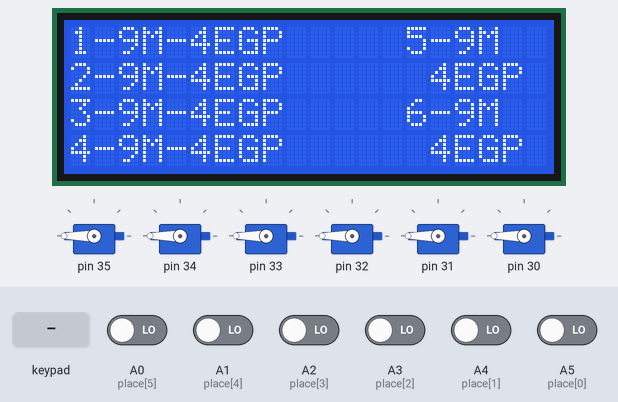
The sketch below on a simulated Arduino Mega 2560, built with avr-gcc and run on an emulated ATmega2560. Shown: 6 × servo, 20×4 character LCD. Inputs (shaded band) come from the test bench; at power-on: A0 (place[5]), A1 (place[4]), A2 (place[3]), A3 (place[2]), A4 (place[1]), A5 (place[0]) LOW.

Above: at 10.5 s.
10.6 s: key '1' pressed
At 11.38 s:
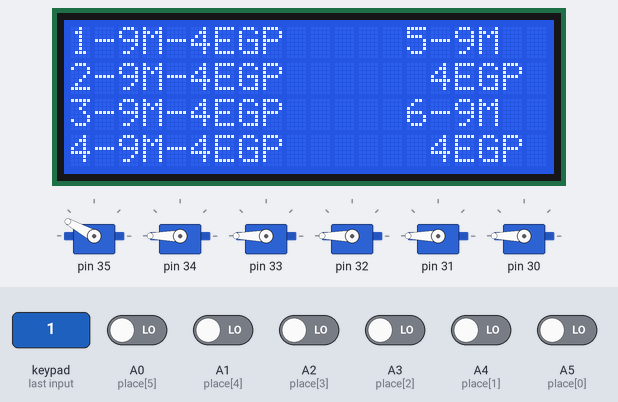
At 12.7 s:
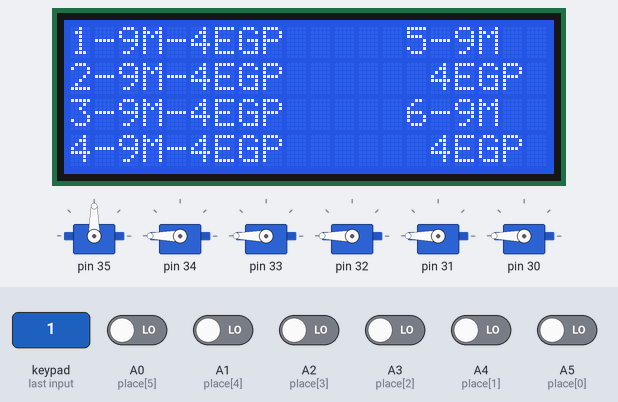
13.3 s: keypad keys 2 5 pressed 1.285 s apart
17.3 s: A4 (place[1]) driven HIGH
19.7 s: A4 (place[1]) driven LOW
At 22.5 s:
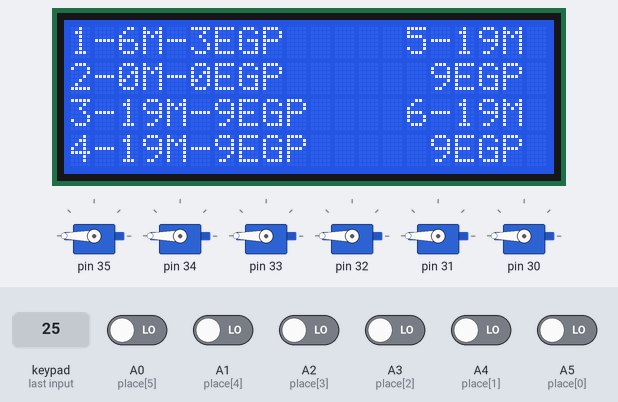
23.0 s: key '3' pressed
26.0 s: A1 (place[4]) driven HIGH
At 27.4 s:
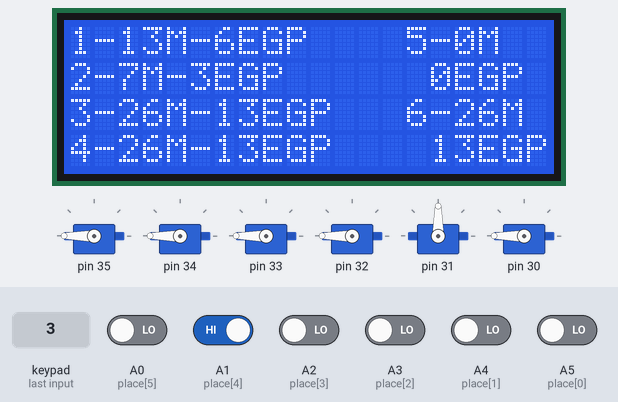
Timing chart, 0 to 30.8 s (numbered marks = the images above; inputs shaded):
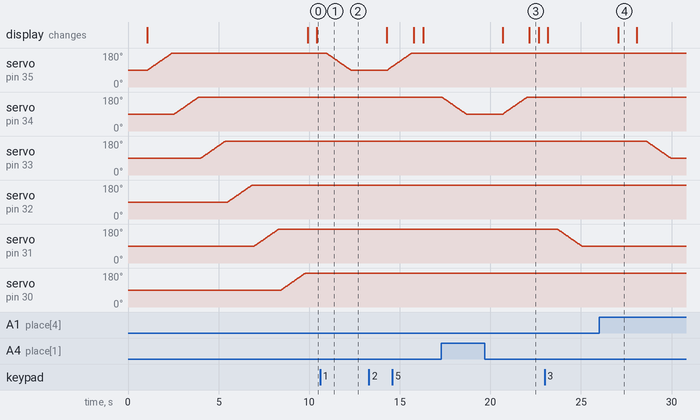

Measured:
- after the input at 10.6 s, servo on pin 35: moves from 180° to 90° over 1.4 s, starting after 0.34 s
- after the input at 19.7 s, servo on pin 34: moves from 90° to 180° over 1.3 s, starting after 1.0 s; servo on pin 31: stays 180° (without the input it goes to 179° after 2.5 s)
- after the input at 26.0 s, servo on pin 31: stays 90° (without the input it goes to 92° after 1.1 s)
- what the display in image 3 shows lasts 0.5 s, from 22.2 s to 22.7 s
- what the display in image 4 shows lasts 1.0 s, from 27.1 s to 28.1 s

The sketch:

final_code_for_pricing_system.ino
```cpp
#include <Wire.h>
// new lcd library should install
#include <LiquidCrystal.h>
LiquidCrystal lcd(53, 52, 48, 49, 50, 51);

#include <Keypad.h>
const byte rows = 4;
const byte columns = 4;
char buttons[rows][columns] = {
  {'1','2','3','A'},
  {'4','5','6','B'},
  {'7','8','9','C'},
  {'*','0','#','D'}
};
byte rowP[rows] = {29, 28, 27, 26};
byte columnsP[columns] = {25, 24, 23, 22};
Keypad pad = Keypad( makeKeymap(buttons), rowP, columnsP, rows, columns );

#include <Servo.h>
Servo servo[6];
int timecar[6]= {0,0,0,0,0,0};
int cost[6]= {0,0,0,0,0,0};
int pos[6];
int start[6];


// sensor ir
const int place[]={A5,A4,A3,A2,A1,A0};
byte val[6];

unsigned long millistime;

void setup() {
  for(int r=0;r<6;r++)
     {pinMode(place[r], INPUT);}
  servo[0].attach(35);
  servo[1].attach(34);
  servo[2].attach(33);
  servo[3].attach(32);
  servo[4].attach(31);
  servo[5].attach(30);

  servo[0].write(90);
  servo[1].write(90);
  servo[2].write(90);
  servo[3].write(90);
  servo[4].write(90);
  servo[5].write(90);

  Serial.begin(9600);
  lcd.begin(20, 4);
  lcd.print("Calculate Budget Of Parking ");
  delay(1000);
  lcd.clear();
  lcd.setCursor(0, 0);
}

void loop() {

 for (int c=0; c<6; c++) {
  val[c]=digitalRead(place[c]);
 }
millistime = millis()/1000 ;

 for (int x=0; x<6; x++) {
  if(val[x]==0){
    if (pos[x] != 181){
        closeServo(x);
    }
    if (!start[x]){
    start[x] = millistime ;
    }
    timecar[x] = millistime -  start[x] ;
    cost[x] = timecar[x]/2 ;


         }
}

//1 row print
lcd.setCursor(0, 0);
lcd.print("1-");
lcd.print(timecar[0]);
lcd.print("M-");
lcd.print(cost[0]);
lcd.print("EGP");
//2 row print
lcd.setCursor(0, 1);
lcd.print("2-");
lcd.print(timecar[1]);
lcd.print("M-");
lcd.print(cost[1]);
lcd.print("EGP");
//3 row print
lcd.setCursor(0, 2);
lcd.print("3-");
lcd.print(timecar[2]);
lcd.print("M-");
lcd.print(cost[2]);
lcd.print("EGP");
//4 row print
lcd.setCursor(0, 3);
lcd.print("4-");
lcd.print(timecar[3]);
lcd.print("M-");
lcd.print(cost[3]);
lcd.print("EGP");

//1 row print
lcd.setCursor(14, 0);
lcd.print("5-");
lcd.print(timecar[4]);
lcd.print("M");
lcd.setCursor(15, 1);
lcd.print(cost[4]);
lcd.print("EGP");
//2 row print
lcd.setCursor(14, 2);
lcd.print("6-");
lcd.print(timecar[5]);
lcd.print("M");
lcd.setCursor(15, 3);
lcd.print(cost[5]);
lcd.print("EGP");

delay(500);


char key = pad.getKey();
  if (key == '1') {
  openServo(0);
  }
  else if (key == '2') {
    openServo(1);
  }
  else if (key == '3') {
   openServo(2);
  }
  else if (key == '4') {
   openServo(3);
  }
  else if (key == '5') {
   openServo(4);
  }
  else if (key == '6') {
   openServo(5);
  }
}

void openServo(int i)
{

  for (pos[i] = 180; pos[i]  >= 90; pos[i]  -= 1) { servo[i].write(pos[i]);delay(15);}
   delay (2000);

    timecar[i] = 0;
    cost[i] = 0;
    start[i] = !start[i];
     lcd.clear();

}

void closeServo(int x)
{
  for (pos[x] = 90; pos[x] <= 180; pos[x] += 1) { servo[x].write(pos[x]);delay(15);  }
     delay (100);

}
```
